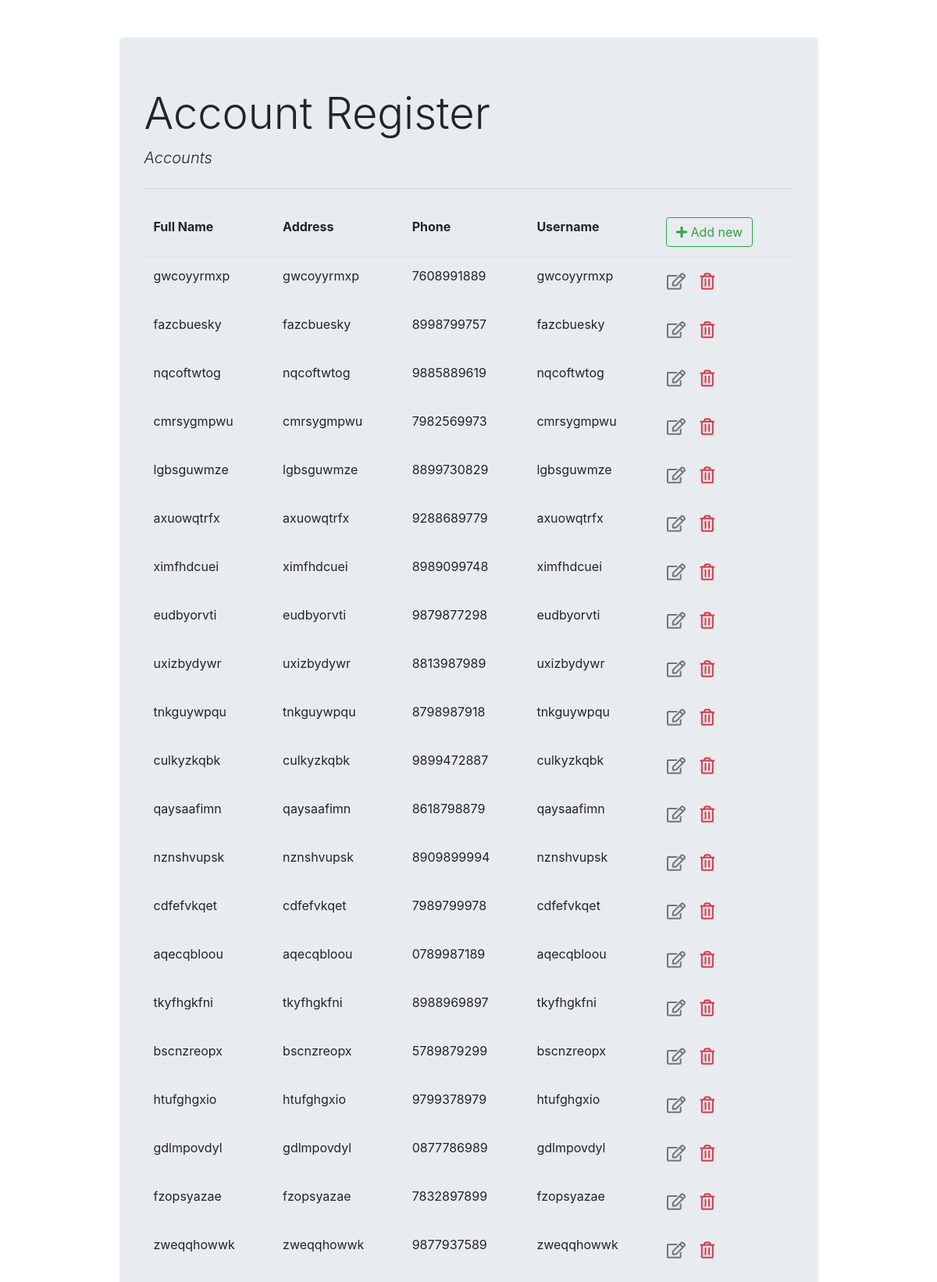
The page /account/list/ (upper part) on the database its author committed.
### Profile/models.py (models this page shows, shortened)
class Account(models.Model):
    id = models.UUIDField(primary_key=True, default=uuid.uuid4, editable=False)
    full_name = models.CharField(max_length=100, blank=True, null=True)
    address = models.CharField(max_length=200, blank=True, null=True)
    phone = models.CharField(max_length=10, blank=True, null=True)
    username = models.CharField(max_length=100, blank=False, null=False,unique=True)

### Profile/views.py (the view)
# urls.py: path('list/', views.list, name='account-list'),
def list(request):
    context = {'accounts': Account.objects.all()}
    return render(request, 'Profile/account_list.html', context=context)

### Profile/templates/Profile/account_list.html
{% extends 'Profile/base.html' %}
{% block content %}
<table class="table table-borderless">
    <thead class="border-bottom font-weight-bold">
    <tr>
        <td>Full Name</td>
        <td>Address</td>
        <td>Phone</td>
        <td>Username</td>
        <td>
            <a href="{% url 'account-create' %}" class="btn btn-outline-success">
                <i class="fas fa-plus"></i> Add new
            </a>
        </td>
    </tr>
    </thead>
    <tbody>
        {% for account in accounts %}
            <tr>
                <td>{{account.full_name}}</td>
                <td>{{account.address}}</td>
                <td>{{account.phone}}</td>
                <td>{{account.username}}</td>
                <td>
                    <a href="{% url 'account-edit' account.id %}" class="btn text-secondary px-0">
                        <i class="far fa-edit fa-lg"></i>
                    </a>
                    <a href="{% url 'account-delete' account.id %}" class="d-inline">
                        <button type="submit" class="btn">
                            <i class="far fa-trash-alt fa-lg text-danger float-right"></i>
                        </button>
                    </a>
                </td>
            </tr>
        {% endfor %}
    </tbody>
</table>
{% endblock content %}

### Profile/templates/Profile/base.html (shortened to what this page needs)
<!DOCTYPE html>
<html lang="en">
<head>
    <link rel="stylesheet" href="https://stackpath.bootstrapcdn.com/bootstrap/4.3.1/css/bootstrap.min.css"
>
    <link rel="stylesheet" href="https://cdnjs.cloudflare.com/ajax/libs/font-awesome/5.11.2/css/all.min.css">
</head>
<body>
<div class="container">
    <div class="col-md-10 offset-md-1 mt-5">
        <div class="jumbotron">
            <h1 class="display-4">Account Register</h1>
            <p class="lead font-italic">Accounts</p>
            <hr class="my-4">
            {% block content %}
            {% endblock content %}
        </div>
    </div>
</div>
</body>
</html>

### rows shown on the page
Account: full_name "gwcoyyrmxp", address "gwcoyyrmxp", phone "7608991889", username "gwcoyyrmxp"
Account: full_name "fazcbuesky", address "fazcbuesky", phone "8998799757", username "fazcbuesky"
Account: full_name "nqcoftwtog", address "nqcoftwtog", phone "9885889619", username "nqcoftwtog"
Account: full_name "cmrsygmpwu", address "cmrsygmpwu", phone "7982569973", username "cmrsygmpwu"
Account: full_name "lgbsguwmze", address "lgbsguwmze", phone "8899730829", username "lgbsguwmze"
Account: full_name "axuowqtrfx", address "axuowqtrfx", phone "9288689779", username "axuowqtrfx"
Account: full_name "ximfhdcuei", address "ximfhdcuei", phone "8989099748", username "ximfhdcuei"
Account: full_name "eudbyorvti", address "eudbyorvti", phone "9879877298", username "eudbyorvti"
Account: full_name "uxizbydywr", address "uxizbydywr", phone "8813987989", username "uxizbydywr"
Account: full_name "tnkguywpqu", address "tnkguywpqu", phone "8798987918", username "tnkguywpqu"
Account: full_name "culkyzkqbk", address "culkyzkqbk", phone "9899472887", username "culkyzkqbk"
Account: full_name "qaysaafimn", address "qaysaafimn", phone "8618798879", username "qaysaafimn"
Account: full_name "nznshvupsk", address "nznshvupsk", phone "8909899994", username "nznshvupsk"
Account: full_name "cdfefvkqet", address "cdfefvkqet", phone "7989799978", username "cdfefvkqet"
Account: full_name "aqecqbloou", address "aqecqbloou", phone "0789987189", username "aqecqbloou"
Account: full_name "tkyfhgkfni", address "tkyfhgkfni", phone "8988969897", username "tkyfhgkfni"
Account: full_name "bscnzreopx", address "bscnzreopx", phone "5789879299", username "bscnzreopx"
Account: full_name "htufghgxio", address "htufghgxio", phone "9799378979", username "htufghgxio"
Account: full_name "gdlmpovdyl", address "gdlmpovdyl", phone "0877786989", username "gdlmpovdyl"
Account: full_name "fzopsyazae", address "fzopsyazae", phone "7832897899", username "fzopsyazae"
Account: full_name "zweqqhowwk", address "zweqqhowwk", phone "9877937589", username "zweqqhowwk"
